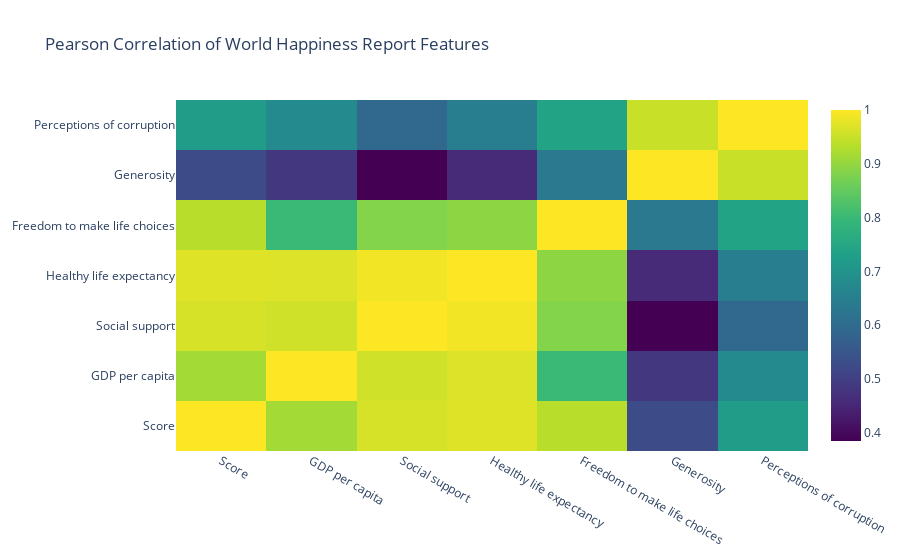

Notebook source saved alongside this figure:
### Code cell
# Membuat heatmap untuk melihat korelasi antar variabel terhadap score
heatmap = go.Heatmap(
    z = df_happiness.corr().values,
    x = df_happiness.columns.values[1:],
    y = df_happiness.columns.values[1:],
    colorscale = 'Viridis',
    reversescale = False,
    opacity = 1.0
)

layout = go.Layout(
    title = 'Pearson Correlation of World Happiness Report Features',
    xaxis = dict(ticks='', nticks=36),
    yaxis = dict(ticks=''),
)

fig = go.Figure(data=heatmap, layout=layout)
fig.show()

### Figure 1 — Plotly figure (JSON) as saved in the notebook; plotly's stock layout.template omitted (floating-point values rounded to 4 significant figures)
{"data": [{"colorscale": [[0, "#440154"], [0.1111, "#482878"], [0.2222, "#3e4989"], [0.3333, "#31688e"], [0.4444, "#26828e"], [0.5556, "#1f9e89"], [0.6667, "#35b779"], [0.7778, "#6ece58"], [0.8889, "#b5de2b"], [1, "#fde725"]], "opacity": 1, "reversescale": false, "type": "heatmap", "x": ["Score", "GDP per capita", "Social support", "Healthy life expectancy", "Freedom to make life choices", "Generosity", "Perceptions of corruption"], "y": ["Score", "GDP per capita", "Social support", "Healthy life expectancy", "Freedom to make life choices", "Generosity", "Perceptions of corruption"], "z": [[1, 0.9154, 0.9625, 0.9709, 0.9347, 0.5278, 0.7217], [0.9154, 1, 0.9567, 0.9698, 0.801, 0.4849, 0.6786], [0.9625, 0.9567, 1, 0.9884, 0.8837, 0.385, 0.5926], [0.9709, 0.9698, 0.9884, 1, 0.8939, 0.4587, 0.6479], [0.9347, 0.801, 0.8837, 0.8939, 1, 0.6352, 0.7405], [0.5278, 0.4849, 0.385, 0.4587, 0.6352, 1, 0.9502], [0.7217, 0.6786, 0.5926, 0.6479, 0.7405, 0.9502, 1]]}], "layout": {"title": {"text": "Pearson Correlation of World Happiness Report Features"}, "xaxis": {"nticks": 36, "ticks": ""}, "yaxis": {"ticks": ""}}}
